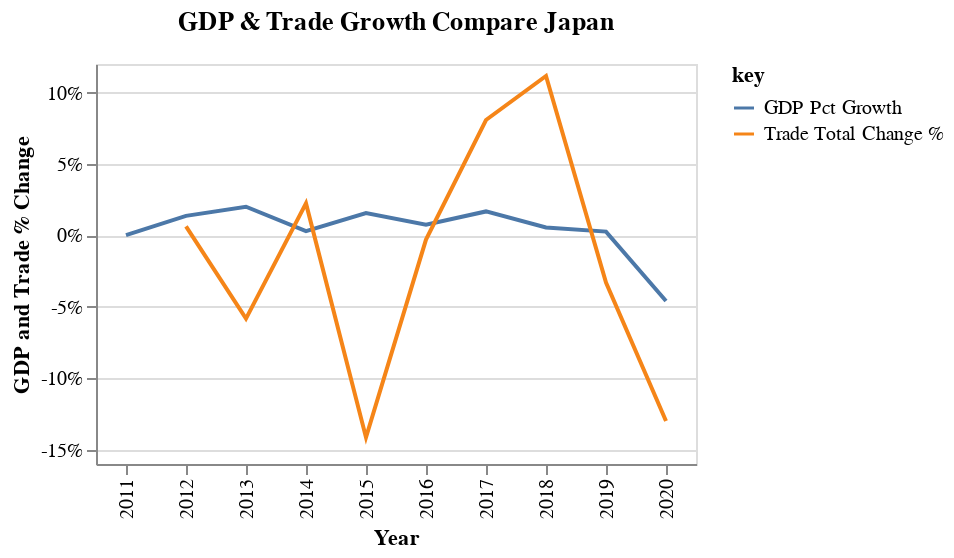

Notebook source saved alongside this figure:
### Code cell
my_altair.get_time_series_gdp_trade_for_matrix("Japan")

### Figure 1 — Vega-Lite specification as saved in the notebook (floating-point values rounded to 4 significant figures)
{"config": {"view": {"continuousWidth": 400, "continuousHeight": 300}}, "layer": [{"mark": "line", "encoding": {"color": {"field": "key", "type": "nominal"}, "x": {"axis": {"title": "Year"}, "field": "Year", "type": "nominal"}, "y": {"axis": {"labelExpr": "datum.value + \"%\"", "title": "GDP and Trade % Change"}, "field": "value", "type": "quantitative"}}, "height": 200, "title": "GDP & Trade Growth Compare Japan", "transform": [{"fold": ["GDP Pct Growth", "Trade Total Change %"]}], "width": 300}, {"mark": {"type": "circle", "color": "red", "opacity": 0.0, "size": 1000}, "encoding": {"tooltip": [{"field": "GDP Growth Pct", "type": "quantitative"}, {"field": "Trade Total Change %", "type": "quantitative"}], "x": {"axis": {"title": ""}, "field": "Year", "type": "nominal"}, "y": {"axis": {"title": ""}, "field": "value", "type": "quantitative"}}, "transform": [{"fold": ["GDP Pct Growth", "Trade Total Change %"]}], "width": 300}], "data": {"name": "data-4129764049f34a1189d7ebf4bb7c19fb"}, "$schema": "https://vega.github.io/schema/vega-lite/v4.17.0.json", "datasets": {"data-4129764049f34a1189d7ebf4bb7c19fb": [{"Country": "Japan", "Metric Year": "2011-01-01", "Year": 2011, "AFF value added": 1.08, "Exports G & S Pct GDP": 14.77, "Exports G & S Pct US dollar": 930700000000.0, "Exports G & S Pct constant LCU": 82340000000000.0, "Exports G & S annual growth %": -0.1196, "External balance on G & S pct GDP": -0.646, "Final Consumption Pct GDP": 77.11, "Foreign Direct Investment pct GDP": -0.01365, "GDP": 6233000000000.0, "GDP (constant LCU)": 510800000000000.0, "GDP Growth Pct": 0.02381, "GDP per capita": 48760, "GDP per capita Growth Pct": 0.2093, "GDP per capita constant LCU": 3996000.0, "GNI const LCU": 521800000000000.0, "GNI per capita Atlas": 47470, "GNI per capita Growth Pct": -0.7398, "GNI per capita const LCU": 4082000.0, "Govt Final Consumption expenditure Growth Pct": 2.225, "Govt Final Consumption expenditure Pct GDP": 19.89, "Gross capital formation": 23.54, "Gross capital formation constant LCU": 121000000000000.0, "Gross domestic savings": 22.89, "Gross fixed capital formation": 23.35, "Gross fixed capital formation, private sector": 16.83, "Gross national expenditure Pct GDP": 100.6, "Gross national expenditure constant LCU": 510300000000000.0, "Gross savings Pct GDP": 25.58, "Gross savings Pct GNI": 24.86, "HH final consumer expenditure": 57.22, "Imports of G & S (constant LCU)": 81920000000000.0, "Imports of G & S Pct GDP": 15.42, "Imports of G & S Pct annual growth": 5.728, "Imports of G & S current US dollar": 970200000000.0, "Industry Pct GDP": 26.7, "Industry Pct Growth": -3.203, "Industry constant LCU": 143800000000000.0, "Industry curr $US": 1664000000000.0, "Inflation, GDP deflator Pct": -1.622, "Manufactures exports (pct merch exp)": 88.11, "Manufactures imports (pct merch imp)": 47.09, "Manufacturing Pct GDP": 19.54, "Manufacturing Pct Growth": -2.979, "Manufacturing constant LCU": 103100000000000.0, "Manufacturing curr $US": 1218000000000.0, "Merchandise exports curr USD": 823200000000.0, "Merchandise imports curr USD": 855400000000.0, "Net trade in G & S US dollar": -39540000000.0, "Net trade in Goods US dollar": -4474000000.0, "Population": 127833000, "Population growth": -0.19, "Service exports curr $USD": 140700000000.0, "Service imports curr $USD": 175800000000.0, "Services Pct GDP": 71.69, "Services value added GDP": 0.9075, "Services, value added const LCU": 358900000000000.0, "Services, value added curr $US": 4469000000000.0, "Textiles and clothing %  manufacturing": 1.921, "Trade Pct GDP": 30.19, "Urban population growth Pct": 0.09738, "Urban population pct tot Pop": 91.07, "GDP $B": "$6233B", "GDP Pct Growth %": "0.02%", "GDP Pct Growth": 0.02, "Imports G & S Pct GDP": 15.42, "Net Trade Pct GDP": -0.65, "Trade Pct GDP %": 0.3, "Trade Total": 1870000000000.0, "Prev Year": 2010, "Year_curr": 2011, "Trade Total Change": null, "Trade Total Change %": null}, {"Country": "Japan", "Metric Year": "2012-01-01", "Year": 2012, "AFF value added": 1.123, "Exports G & S Pct GDP": 14.41, "Exports G & S Pct US dollar": 913600000000.0, "Exports G & S Pct constant LCU": 82460000000000.0, "Exports G & S annual growth %": 0.1457, "External balance on G & S pct GDP": -1.641, "Final Consumption Pct GDP": 77.64, "Foreign Direct Investment pct GDP": 0.00872, "GDP": 6272000000000.0, "GDP (constant LCU)": 517800000000000.0, "GDP Growth Pct": 1.375, "GDP per capita": 49145, "GDP per capita Growth Pct": 1.537, "GDP per capita constant LCU": 4057000.0, "GNI const LCU": 527200000000000.0, "GNI per capita Atlas": 50060, "GNI per capita Growth Pct": 1.196, "GNI per capita const LCU": 4131000.0, "Govt Final Consumption expenditure Growth Pct": 1.683, "Govt Final Consumption expenditure Pct GDP": 19.96, "Gross capital formation": 24.0, "Gross capital formation constant LCU": 124600000000000.0, "Gross domestic savings": 22.36, "Gross fixed capital formation": 23.77, "Gross fixed capital formation, private sector": 17.29, "Gross national expenditure Pct GDP": 101.6, "Gross national expenditure constant LCU": 521400000000000.0, "Gross savings Pct GDP": 24.9, "Gross savings Pct GNI": 24.23, "HH final consumer expenditure": 57.68, "Imports of G & S (constant LCU)": 86390000000000.0, "Imports of G & S Pct GDP": 16.06, "Imports of G & S Pct annual growth": 5.453, "Imports of G & S current US dollar": 1015000000000.0, "Industry Pct GDP": 26.56, "Industry Pct Growth": 0.255, "Industry constant LCU": 144200000000000.0, "Industry curr $US": 1666000000000.0, "Inflation, GDP deflator Pct": -0.7561, "Manufactures exports (pct merch exp)": 88.88, "Manufactures imports (pct merch imp)": 47.18, "Manufacturing Pct GDP": 19.67, "Manufacturing Pct Growth": 2.096, "Manufacturing constant LCU": 105200000000000.0, "Manufacturing curr $US": 1234000000000.0, "Merchandise exports curr USD": 798600000000.0, "Merchandise imports curr USD": 885800000000.0, "Net trade in G & S US dollar": -101200000000.0, "Net trade in Goods US dollar": -53480000000.0, "Population": 127629000, "Population growth": -0.16, "Service exports curr $USD": 137000000000.0, "Service imports curr $USD": 184700000000.0, "Services Pct GDP": 71.75, "Services value added GDP": 1.508, "Services, value added const LCU": 364300000000000.0, "Services, value added curr $US": 4500000000000.0, "Textiles and clothing %  manufacturing": 1.756, "Trade Pct GDP": 30.47, "Urban population growth Pct": -0.073, "Urban population pct tot Pop": 91.15, "GDP $B": "$6272B", "GDP Pct Growth %": "1.37%", "GDP Pct Growth": 1.37, "Imports G & S Pct GDP": 16.06, "Net Trade Pct GDP": -1.65, "Trade Pct GDP %": 0.3, "Trade Total": 1882000000000.0, "Prev Year": 2011, "Year_curr": 2012, "Trade Total Change": 11760000000.0, "Trade Total Change %": 0.63}, {"Country": "Japan", "Metric Year": "2013-01-01", "Year": 2013, "AFF value added": 1.067, "Exports G & S Pct GDP": 15.78, "Exports G & S Pct US dollar": 830300000000.0, "Exports G & S Pct constant LCU": 83130000000000.0, "Exports G & S annual growth %": 0.8106, "External balance on G & S pct GDP": -2.41, "Final Consumption Pct GDP": 77.99, "Foreign Direct Investment pct GDP": 0.2043, "GDP": 5212000000000.0, "GDP (constant LCU)": 528200000000000.0, "GDP Growth Pct": 2.005, "GDP per capita": 40898, "GDP per capita Growth Pct": 2.152, "GDP per capita constant LCU": 4145000.0, "GNI const LCU": 539100000000000.0, "GNI per capita Atlas": 48850, "GNI per capita Growth Pct": 2.408, "GNI per capita const LCU": 4230000.0, "Govt Final Consumption expenditure Growth Pct": 1.477, "Govt Final Consumption expenditure Pct GDP": 19.85, "Gross capital formation": 24.42, "Gross capital formation constant LCU": 127700000000000.0, "Gross domestic savings": 22.01, "Gross fixed capital formation": 24.56, "Gross fixed capital formation, private sector": 17.9, "Gross national expenditure Pct GDP": 102.4, "Gross national expenditure constant LCU": 533700000000000.0, "Gross savings Pct GDP": 25.25, "Gross savings Pct GNI": 24.41, "HH final consumer expenditure": 58.14, "Imports of G & S (constant LCU)": 89130000000000.0, "Imports of G & S Pct GDP": 18.19, "Imports of G & S Pct annual growth": 3.169, "Imports of G & S current US dollar": 955500000000.0, "Industry Pct GDP": 26.65, "Industry Pct Growth": 1.545, "Industry constant LCU": 146400000000000.0, "Industry curr $US": 1389000000000.0, "Inflation, GDP deflator Pct": -0.3544, "Manufactures exports (pct merch exp)": 87.61, "Manufactures imports (pct merch imp)": 48.04, "Manufacturing Pct GDP": 19.33, "Manufacturing Pct Growth": -0.5783, "Manufacturing constant LCU": 104600000000000.0, "Manufacturing curr $US": 1007000000000.0, "Merchandise exports curr USD": 715100000000.0, "Merchandise imports curr USD": 833200000000.0, "Net trade in G & S US dollar": -125100000000.0, "Net trade in Goods US dollar": -89650000000.0, "Population": 127445000, "Population growth": -0.14, "Service exports curr $USD": 135400000000.0, "Service imports curr $USD": 170900000000.0, "Services Pct GDP": 71.62, "Services value added GDP": 2.087, "Services, value added const LCU": 371900000000000.0, "Services, value added curr $US": 3733000000000.0, "Textiles and clothing %  manufacturing": 1.654, "Trade Pct GDP": 33.98, "Urban population growth Pct": -0.05873, "Urban population pct tot Pop": 91.23, "GDP $B": "$5212B", "GDP Pct Growth %": "2.01%", "GDP Pct Growth": 2.01, "Imports G & S Pct GDP": 18.19, "Net Trade Pct GDP": -2.41, "Trade Pct GDP %": 0.34, "Trade Total": 1772000000000.0, "Prev Year": 2012, "Year_curr": 2013, "Trade Total Change": -109500000000.0, "Trade Total Change %": -5.82}, {"Country": "Japan", "Metric Year": "2014-01-01", "Year": 2014, "AFF value added": 0.9966, "Exports G & S Pct GDP": 17.42, "Exports G & S Pct US dollar": 863000000000.0, "Exports G & S Pct constant LCU": 90900000000000.0, "Exports G & S annual growth %": 9.342, "External balance on G & S pct GDP": -2.594, "Final Consumption Pct GDP": 77.56, "Foreign Direct Investment pct GDP": 0.4034, "GDP": 4897000000000.0, "GDP (constant LCU)": 529800000000000.0, "GDP Growth Pct": 0.2962, "GDP per capita": 38475, "GDP per capita Growth Pct": 0.4294, "GDP per capita constant LCU": 4162000.0, "GNI const LCU": 541200000000000.0, "GNI per capita Atlas": 44440, "GNI per capita Growth Pct": 0.5153, "GNI per capita const LCU": 4252000.0, "Govt Final Consumption expenditure Growth Pct": 0.9621, "Govt Final Consumption expenditure Pct GDP": 19.93, "Gross capital formation": 25.04, "Gross capital formation constant LCU": 131100000000000.0, "Gross domestic savings": 22.44, "Gross fixed capital formation": 25.08, "Gross fixed capital formation, private sector": 18.45, "Gross national expenditure Pct GDP": 102.6, "Gross national expenditure constant LCU": 535300000000000.0, "Gross savings Pct GDP": 25.77, "Gross savings Pct GNI": 24.85, "HH final consumer expenditure": 57.63, "Imports of G & S (constant LCU)": 96370000000000.0, "Imports of G & S Pct GDP": 20.01, "Imports of G & S Pct annual growth": 8.125, "Imports of G & S current US dollar": 991600000000.0, "Industry Pct GDP": 27.31, "Industry Pct Growth": 2.53, "Industry constant LCU": 150100000000000.0, "Industry curr $US": 1338000000000.0, "Inflation, GDP deflator Pct": 1.686, "Manufactures exports (pct merch exp)": 87.63, "Manufactures imports (pct merch imp)": 49.8, "Manufacturing Pct GDP": 19.59, "Manufacturing Pct Growth": 2.294, "Manufacturing constant LCU": 107000000000000.0, "Manufacturing curr $US": 959500000000.0, "Merchandise exports curr USD": 690200000000.0, "Merchandise imports curr USD": 812200000000.0, "Net trade in G & S US dollar": -128600000000.0, "Net trade in Goods US dollar": -99820000000.0, "Population": 127276000, "Population growth": -0.13, "Service exports curr $USD": 163800000000.0, "Service imports curr $USD": 192600000000.0, "Services Pct GDP": 70.88, "Services value added GDP": -0.4401, "Services, value added const LCU": 370200000000000.0, "Services, value added curr $US": 3471000000000.0, "Textiles and clothing %  manufacturing": 1.585, "Trade Pct GDP": 37.43, "Urban population growth Pct": -0.04723, "Urban population pct tot Pop": 91.3, "GDP $B": "$4897B", "GDP Pct Growth %": "0.30%", "GDP Pct Growth": 0.3, "Imports G & S Pct GDP": 20.01, "Net Trade Pct GDP": -2.59, "Trade Pct GDP %": 0.37, "Trade Total": 1812000000000.0, "Prev Year": 2013, "Year_curr": 2014, "Trade Total Change": 39700000000.0, "Trade Total Change %": 2.24}, {"Country": "Japan", "Metric Year": "2015-01-01", "Year": 2015, "AFF value added": 1.034, "Exports G & S Pct GDP": 17.44, "Exports G & S Pct US dollar": 784700000000.0, "Exports G & S Pct constant LCU": 93820000000000.0, "Exports G & S annual growth %": 3.211, "External balance on G & S pct GDP": -0.5539, "Final Consumption Pct GDP": 75.39, "Foreign Direct Investment pct GDP": 0.1182, "GDP": 4445000000000.0, "GDP (constant LCU)": 538000000000000.0, "GDP Growth Pct": 1.561, "GDP per capita": 34960, "GDP per capita Growth Pct": 1.668, "GDP per capita constant LCU": 4232000.0, "GNI const LCU": 559200000000000.0, "GNI per capita Atlas": 39380, "GNI per capita Growth Pct": 3.437, "GNI per capita const LCU": 4398000.0, "Govt Final Consumption expenditure Growth Pct": 1.926, "Govt Final Consumption expenditure Pct GDP": 19.62, "Gross capital formation": 25.17, "Gross capital formation constant LCU": 135400000000000.0, "Gross domestic savings": 24.61, "Gross fixed capital formation": 24.97, "Gross fixed capital formation, private sector": 18.08, "Gross national expenditure Pct GDP": 100.6, "Gross national expenditure constant LCU": 541000000000000.0, "Gross savings Pct GDP": 28.18, "Gross savings Pct GNI": 27.11, "HH final consumer expenditure": 55.77, "Imports of G & S (constant LCU)": 96800000000000.0, "Imports of G & S Pct GDP": 17.99, "Imports of G & S Pct annual growth": 0.44, "Imports of G & S current US dollar": 808000000000.0, "Industry Pct GDP": 28.58, "Industry Pct Growth": 2.445, "Industry constant LCU": 153800000000000.0, "Industry curr $US": 1271000000000.0, "Inflation, GDP deflator Pct": 2.111, "Manufactures exports (pct merch exp)": 87.26, "Manufactures imports (pct merch imp)": 59.52, "Manufacturing Pct GDP": 20.46, "Manufacturing Pct Growth": 2.854, "Manufacturing constant LCU": 110100000000000.0, "Manufacturing curr $US": 909500000000.0, "Merchandise exports curr USD": 624900000000.0, "Merchandise imports curr USD": 648100000000.0, "Net trade in G & S US dollar": -23280000000.0, "Net trade in Goods US dollar": -7335000000.0, "Population": 127141000, "Population growth": -0.11, "Service exports curr $USD": 162700000000.0, "Service imports curr $USD": 178600000000.0, "Services Pct GDP": 69.8, "Services value added GDP": 1.426, "Services, value added const LCU": 375500000000000.0, "Services, value added curr $US": 3102000000000.0, "Textiles and clothing %  manufacturing": 1.744, "Trade Pct GDP": 35.43, "Urban population growth Pct": -0.02183, "Urban population pct tot Pop": 91.38, "GDP $B": "$4445B", "GDP Pct Growth %": "1.56%", "GDP Pct Growth": 1.56, "Imports G & S Pct GDP": 17.99, "Net Trade Pct GDP": -0.55, "Trade Pct GDP %": 0.35, "Trade Total": 1556000000000.0, "Prev Year": 2014, "Year_curr": 2015, "Trade Total Change": -256200000000.0, "Trade Total Change %": -14.14}, {"Country": "Japan", "Metric Year": "2016-01-01", "Year": 2016, "AFF value added": 1.125, "Exports G & S Pct GDP": 16.06, "Exports G & S Pct US dollar": 811500000000.0, "Exports G & S Pct constant LCU": 95330000000000.0, "Exports G & S annual growth %": 1.618, "External balance on G & S pct GDP": 0.8057, "Final Consumption Pct GDP": 74.36, "Foreign Direct Investment pct GDP": 0.8185, "GDP": 5004000000000.0, "GDP (constant LCU)": 542100000000000.0, "GDP Growth Pct": 0.7538, "GDP per capita": 39400, "GDP per capita Growth Pct": 0.87, "GDP per capita constant LCU": 4269000.0, "GNI const LCU": 565800000000000.0, "GNI per capita Atlas": 38490, "GNI per capita Growth Pct": 1.306, "GNI per capita const LCU": 4456000.0, "Govt Final Consumption expenditure Growth Pct": 1.614, "Govt Final Consumption expenditure Pct GDP": 19.66, "Gross capital formation": 24.84, "Gross capital formation constant LCU": 136400000000000.0, "Gross domestic savings": 25.64, "Gross fixed capital formation": 24.76, "Gross fixed capital formation, private sector": 0.0, "Gross national expenditure Pct GDP": 99.19, "Gross national expenditure constant LCU": 542400000000000.0, "Gross savings Pct GDP": 28.73, "Gross savings Pct GNI": 27.76, "HH final consumer expenditure": 54.7, "Imports of G & S (constant LCU)": 95660000000000.0, "Imports of G & S Pct GDP": 15.25, "Imports of G & S Pct annual growth": -1.175, "Imports of G & S current US dollar": 771100000000.0, "Industry Pct GDP": 28.63, "Industry Pct Growth": 0.8606, "Industry constant LCU": 155100000000000.0, "Industry curr $US": 1433000000000.0, "Inflation, GDP deflator Pct": 0.4199, "Manufactures exports (pct merch exp)": 87.35, "Manufactures imports (pct merch imp)": 61.95, "Manufacturing Pct GDP": 20.29, "Manufacturing Pct Growth": 0.1047, "Manufacturing constant LCU": 110200000000000.0, "Manufacturing curr $US": 1015000000000.0, "Merchandise exports curr USD": 645100000000.0, "Merchandise imports curr USD": 607700000000.0, "Net trade in G & S US dollar": 40440000000.0, "Net trade in Goods US dollar": 51160000000.0, "Population": 126994511, "Population growth": -0.12, "Service exports curr $USD": 175700000000.0, "Service imports curr $USD": 186400000000.0, "Services Pct GDP": 69.89, "Services value added GDP": 0.8197, "Services, value added const LCU": 378600000000000.0, "Services, value added curr $US": 3497000000000.0, "Textiles and clothing %  manufacturing": 1.668, "Trade Pct GDP": 31.31, "Urban population growth Pct": -0.03215, "Urban population pct tot Pop": 91.46, "GDP $B": "$5004B", "GDP Pct Growth %": "0.75%", "GDP Pct Growth": 0.75, "Imports G & S Pct GDP": 15.25, "Net Trade Pct GDP": 0.81, "Trade Pct GDP %": 0.31, "Trade Total": 1551000000000.0, "Prev Year": 2015, "Year_curr": 2016, "Trade Total Change": -4586000000.0, "Trade Total Change %": -0.29}, {"Country": "Japan", "Metric Year": "2017-01-01", "Year": 2017, "AFF value added": 1.128, "Exports G & S Pct GDP": 17.59, "Exports G & S Pct US dollar": 875500000000.0, "Exports G & S Pct constant LCU": 101600000000000.0, "Exports G & S annual growth %": 6.619, "External balance on G & S pct GDP": 0.7597, "Final Consumption Pct GDP": 74.03, "Foreign Direct Investment pct GDP": 0.3813, "GDP": 4931000000000.0, "GDP (constant LCU)": 551200000000000.0, "GDP Growth Pct": 1.675, "GDP per capita": 38891, "GDP per capita Growth Pct": 1.843, "GDP per capita constant LCU": 4347000.0, "GNI const LCU": 573200000000000.0, "GNI per capita Atlas": 38990, "GNI per capita Growth Pct": 1.46, "GNI per capita const LCU": 4521000.0, "Govt Final Consumption expenditure Growth Pct": 0.08559, "Govt Final Consumption expenditure Pct GDP": 19.41, "Gross capital formation": 25.21, "Gross capital formation constant LCU": 139300000000000.0, "Gross domestic savings": 25.97, "Gross fixed capital formation": 25.01, "Gross fixed capital formation, private sector": 0.0, "Gross national expenditure Pct GDP": 99.24, "Gross national expenditure constant LCU": 548500000000000.0, "Gross savings Pct GDP": 29.29, "Gross savings Pct GNI": 28.24, "HH final consumer expenditure": 54.61, "Imports of G & S (constant LCU)": 98820000000000.0, "Imports of G & S Pct GDP": 16.83, "Imports of G & S Pct annual growth": 3.307, "Imports of G & S current US dollar": 837900000000.0, "Industry Pct GDP": 28.88, "Industry Pct Growth": 4.182, "Industry constant LCU": 161600000000000.0, "Industry curr $US": 1424000000000.0, "Inflation, GDP deflator Pct": -0.07435, "Manufactures exports (pct merch exp)": 86.59, "Manufactures imports (pct merch imp)": 59.09, "Manufacturing Pct GDP": 20.44, "Manufacturing Pct Growth": 4.135, "Manufacturing constant LCU": 114800000000000.0, "Manufacturing curr $US": 1008000000000.0, "Merchandise exports curr USD": 698300000000.0, "Merchandise imports curr USD": 672100000000.0, "Net trade in G & S US dollar": 37640000000.0, "Net trade in Goods US dollar": 43840000000.0, "Population": 126785797, "Population growth": -0.16, "Service exports curr $USD": 186800000000.0, "Service imports curr $USD": 193000000000.0, "Services Pct GDP": 69.54, "Services value added GDP": 1.12, "Services, value added const LCU": 382800000000000.0, "Services, value added curr $US": 3429000000000.0, "Textiles and clothing %  manufacturing": 1.668, "Trade Pct GDP": 34.42, "Urban population growth Pct": -0.07923, "Urban population pct tot Pop": 91.53, "GDP $B": "$4931B", "GDP Pct Growth %": "1.68%", "GDP Pct Growth": 1.68, "Imports G & S Pct GDP": 16.83, "Net Trade Pct GDP": 0.76, "Trade Pct GDP %": 0.34, "Trade Total": 1676000000000.0, "Prev Year": 2016, "Year_curr": 2017, "Trade Total Change": 125300000000.0, "Trade Total Change %": 8.08}, {"Country": "Japan", "Metric Year": "2018-01-01", "Year": 2018, "AFF value added": 1.047, "Exports G & S Pct GDP": 18.33, "Exports G & S Pct US dollar": 929800000000.0, "Exports G & S Pct constant LCU": 105500000000000.0, "Exports G & S annual growth %": 3.76, "External balance on G & S pct GDP": 0.01998, "Final Consumption Pct GDP": 74.42, "Foreign Direct Investment pct GDP": 0.5021, "GDP": 5037000000000.0, "GDP (constant LCU)": 554300000000000.0, "GDP Growth Pct": 0.5589, "GDP per capita": 39808, "GDP per capita Growth Pct": 0.7629, "GDP per capita constant LCU": 4380000.0, "GNI const LCU": 572600000000000.0, "GNI per capita Atlas": 41850, "GNI per capita Growth Pct": 0.1076, "GNI per capita const LCU": 4526000.0, "Govt Final Consumption expenditure Growth Pct": 1.015, "Govt Final Consumption expenditure Pct GDP": 19.58, "Gross capital formation": 25.56, "Gross capital formation constant LCU": 140300000000000.0, "Gross domestic savings": 25.58, "Gross fixed capital formation": 25.19, "Gross fixed capital formation, private sector": 0.0, "Gross national expenditure Pct GDP": 99.98, "Gross national expenditure constant LCU": 551500000000000.0, "Gross savings Pct GDP": 29.02, "Gross savings Pct GNI": 27.96, "HH final consumer expenditure": 54.84, "Imports of G & S (constant LCU)": 102600000000000.0, "Imports of G & S Pct GDP": 18.31, "Imports of G & S Pct annual growth": 3.814, "Imports of G & S current US dollar": 928400000000.0, "Industry Pct GDP": 29.06, "Industry Pct Growth": 2.598, "Industry constant LCU": 165800000000000.0, "Industry curr $US": 1464000000000.0, "Inflation, GDP deflator Pct": 0.004629, "Manufactures exports (pct merch exp)": 86.87, "Manufactures imports (pct merch imp)": 57.55, "Manufacturing Pct GDP": 20.69, "Manufacturing Pct Growth": 3.667, "Manufacturing constant LCU": 119000000000000.0, "Manufacturing curr $US": 1042000000000.0, "Merchandise exports curr USD": 738100000000.0, "Merchandise imports curr USD": 748500000000.0, "Net trade in G & S US dollar": 1405000000.0, "Net trade in Goods US dollar": 10590000000.0, "Population": 126529100, "Population growth": -0.2, "Service exports curr $USD": 194200000000.0, "Service imports curr $USD": 203400000000.0, "Services Pct GDP": 69.46, "Services value added GDP": -0.05956, "Services, value added const LCU": 382600000000000.0, "Services, value added curr $US": 3499000000000.0, "Textiles and clothing %  manufacturing": 1.668, "Trade Pct GDP": 36.64, "Urban population growth Pct": -0.1142, "Urban population pct tot Pop": 91.62, "GDP $B": "$5037B", "GDP Pct Growth %": "0.56%", "GDP Pct Growth": 0.56, "Imports G & S Pct GDP": 18.31, "Net Trade Pct GDP": 0.02, "Trade Pct GDP %": 0.37, "Trade Total": 1864000000000.0, "Prev Year": 2017, "Year_curr": 2018, "Trade Total Change": 187200000000.0, "Trade Total Change %": 11.16}, {"Country": "Japan", "Metric Year": "2019-01-01", "Year": 2019, "AFF value added": 1.007, "Exports G & S Pct GDP": 17.36, "Exports G & S Pct US dollar": 904600000000.0, "Exports G & S Pct constant LCU": 104000000000000.0, "Exports G & S annual growth %": -1.425, "External balance on G & S pct GDP": -0.03113, "Final Consumption Pct GDP": 74.28, "Foreign Direct Investment pct GDP": 0.7794, "GDP": 5149000000000.0, "GDP (constant LCU)": 555700000000000.0, "GDP Growth Pct": 0.2703, "GDP per capita": 40777, "GDP per capita Growth Pct": 0.4801, "GDP per capita constant LCU": 4401000.0, "GNI const LCU": 575300000000000.0, "GNI per capita Atlas": 42330, "GNI per capita Growth Pct": 0.6706, "GNI per capita const LCU": 4556000.0, "Govt Final Consumption expenditure Growth Pct": 1.883, "Govt Final Consumption expenditure Pct GDP": 19.82, "Gross capital formation": 25.76, "Gross capital formation constant LCU": 141700000000000.0, "Gross domestic savings": 25.72, "Gross fixed capital formation": 25.38, "Gross fixed capital formation, private sector": 0.0, "Gross national expenditure Pct GDP": 100.0, "Gross national expenditure constant LCU": 554000000000000.0, "Gross savings Pct GDP": 29.34, "Gross savings Pct GNI": 28.25, "HH final consumer expenditure": 54.45, "Imports of G & S (constant LCU)": 102200000000000.0, "Imports of G & S Pct GDP": 17.4, "Imports of G & S Pct annual growth": -0.4087, "Imports of G & S current US dollar": 913200000000.0, "Industry Pct GDP": 28.75, "Industry Pct Growth": -1.232, "Industry constant LCU": 163800000000000.0, "Industry curr $US": 1480000000000.0, "Inflation, GDP deflator Pct": 0.6409, "Manufactures exports (pct merch exp)": 86.61, "Manufactures imports (pct merch imp)": 58.89, "Manufacturing Pct GDP": 20.31, "Manufacturing Pct Growth": -0.8849, "Manufacturing constant LCU": 117900000000000.0, "Manufacturing curr $US": 1046000000000.0, "Merchandise exports curr USD": 705600000000.0, "Merchandise imports curr USD": 721000000000.0, "Net trade in G & S US dollar": -8615000000.0, "Net trade in Goods US dollar": 1361000000.0, "Population": 126264931, "Population growth": -0.21, "Service exports curr $USD": 209500000000.0, "Service imports curr $USD": 219400000000.0, "Services Pct GDP": 69.3, "Services value added GDP": -0.02133, "Services, value added const LCU": 382500000000000.0, "Services, value added curr $US": 3568000000000.0, "Textiles and clothing %  manufacturing": 0.0, "Trade Pct GDP": 34.76, "Urban population growth Pct": -0.1195, "Urban population pct tot Pop": 91.7, "GDP $B": "$5149B", "GDP Pct Growth %": "0.27%", "GDP Pct Growth": 0.27, "Imports G & S Pct GDP": 17.4, "Net Trade Pct GDP": -0.04, "Trade Pct GDP %": 0.35, "Trade Total": 1802000000000.0, "Prev Year": 2018, "Year_curr": 2019, "Trade Total Change": -61580000000.0, "Trade Total Change %": -3.3}, {"Country": "Japan", "Metric Year": "2020-01-01", "Year": 2020, "AFF value added": 0.0, "Exports G & S Pct GDP": 15.53, "Exports G & S Pct US dollar": 793300000000.0, "Exports G & S Pct constant LCU": 91760000000000.0, "Exports G & S annual growth %": -11.74, "External balance on G & S pct GDP": -0.01681, "Final Consumption Pct GDP": 74.48, "Foreign Direct Investment pct GDP": 1.24, "GDP": 5058000000000.0, "GDP (constant LCU)": 530300000000000.0, "GDP Growth Pct": -4.586, "GDP per capita": 40193, "GDP per capita Growth Pct": -4.26, "GDP per capita constant LCU": 4214000.0, "GNI const LCU": 0.0, "GNI per capita Atlas": 40360, "GNI per capita Growth Pct": 0.0, "GNI per capita const LCU": 0.0, "Govt Final Consumption expenditure Growth Pct": 2.805, "Govt Final Consumption expenditure Pct GDP": 21.09, "Gross capital formation": 25.51, "Gross capital formation constant LCU": 135200000000000.0, "Gross domestic savings": 25.52, "Gross fixed capital formation": 25.3, "Gross fixed capital formation, private sector": 0.0, "Gross national expenditure Pct GDP": 99.99, "Gross national expenditure constant LCU": 532900000000000.0, "Gross savings Pct GDP": 26.8, "Gross savings Pct GNI": 26.33, "HH final consumer expenditure": 53.4, "Imports of G & S (constant LCU)": 94730000000000.0, "Imports of G & S Pct GDP": 15.54, "Imports of G & S Pct annual growth": -7.284, "Imports of G & S current US dollar": 799500000000.0, "Industry Pct GDP": 0.0, "Industry Pct Growth": 0.0, "Industry constant LCU": 0.0, "Industry curr $US": 0.0, "Inflation, GDP deflator Pct": 0.8422, "Manufactures exports (pct merch exp)": 86.14, "Manufactures imports (pct merch imp)": 62.21, "Manufacturing Pct GDP": 0.0, "Manufacturing Pct Growth": 0.0, "Manufacturing constant LCU": 0.0, "Manufacturing curr $US": 0.0, "Merchandise exports curr USD": 641300000000.0, "Merchandise imports curr USD": 635500000000.0, "Net trade in G & S US dollar": -6200000000.0, "Net trade in Goods US dollar": 28810000000.0, "Population": 125836021, "Population growth": -0.34, "Service exports curr $USD": 161800000000.0, "Service imports curr $USD": 196900000000.0, "Services Pct GDP": 0.0, "Services value added GDP": 0.0, "Services, value added const LCU": 0.0, "Services, value added curr $US": 0.0, "Textiles and clothing %  manufacturing": 0.0, "Trade Pct GDP": 31.07, "Urban population growth Pct": -0.2487, "Urban population pct tot Pop": 91.78, "GDP $B": "$5058B", "GDP Pct Growth %": "-4.59%", "GDP Pct Growth": -4.59, "Imports G & S Pct GDP": 15.54, "Net Trade Pct GDP": -0.01, "Trade Pct GDP %": 0.31, "Trade Total": 1568000000000.0, "Prev Year": 2019, "Year_curr": 2020, "Trade Total Change": -234200000000.0, "Trade Total Change %": -12.99}]}}
